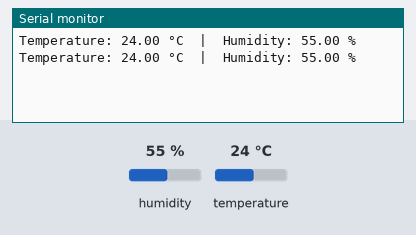
Bench run of a sketch on a simulated Arduino Uno, built with avr-gcc and run on an emulated ATmega328P. On the bench: the last lines printed to the serial monitor. The test bench sets the inputs (shaded band); at power-on: humidity 55 %, temperature 24 °C.

Above: at 2.8 s.
2.9 s: humidity set to 22 %
At 5.2 s:
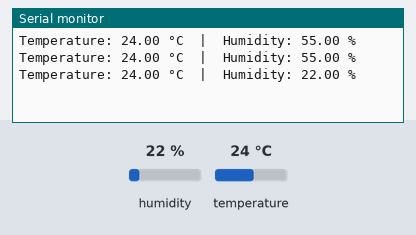
5.6 s: temperature set to 12 °C
At 7.2 s:
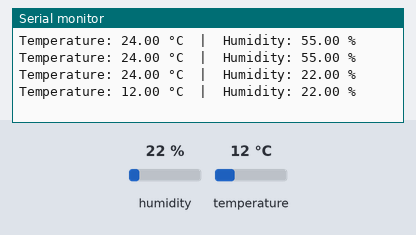
8.3 s: humidity set to 40 %
At 10.8 s:
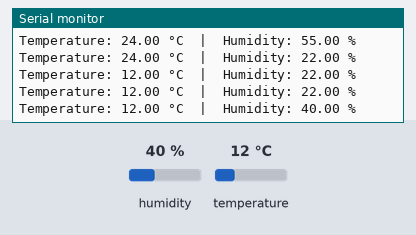
Timing chart, 0 to 12.3 s (numbered marks = the images above; inputs shaded):
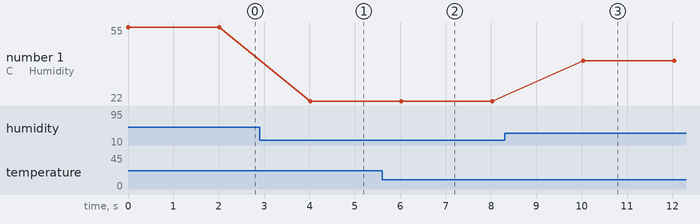

Measured:
- after the input at 2.9 s, the serial monitor: prints a new line after 1.1 s (image 1)
- after the input at 5.6 s, the serial monitor: prints a new line after 0.43 s (image 2)
- after the input at 8.3 s, the serial monitor: prints a new line after 1.7 s (image 3)
- plotted number 1: 55 → 22 after the input at 2.9 s, 22 → 40 after the input at 8.3 s

The sketch:

19_dht11_sensor.ino
```cpp
#include <Adafruit_Sensor.h>
#include <DHT.h>

#define DHTPIN 5
#define DHTTYPE DHT22
DHT dht(DHTPIN, DHTTYPE);

void setup() {
  Serial.begin(115200);
  dht.begin();
}

void loop() {
  float temperature = dht.readTemperature();
  float humidity = dht.readHumidity();

  if (isnan(temperature) || isnan(humidity)) {
    Serial.println("⚠️ Failed to read from DHT sensor!");
    return;
  }
  Serial.print("Temperature: ");
  Serial.print(temperature);
  Serial.print(" °C  |  Humidity: ");
  Serial.print(humidity);
  Serial.println(" %");
  delay(2000);
}
```
